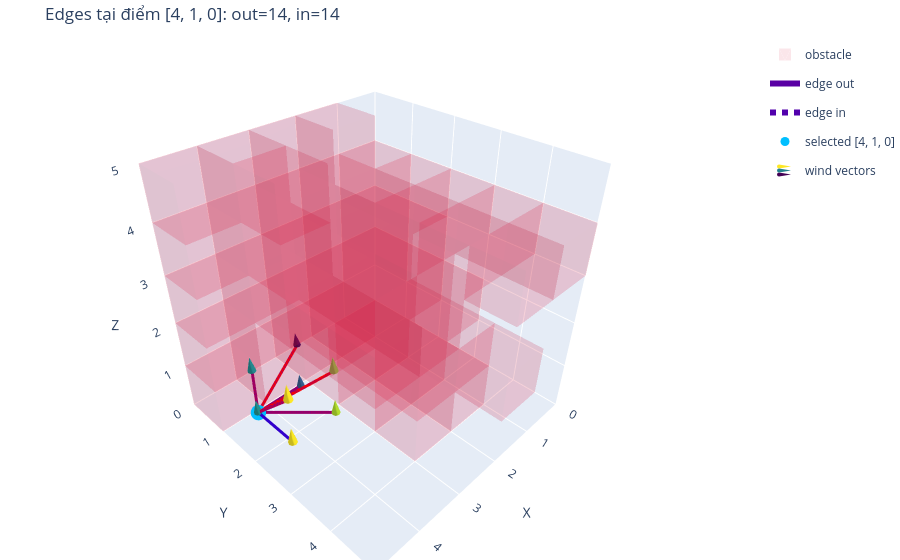

Write notebook code for a chart like this one.
### Code cell
# Draw all edges in space_graph
fig = go.Figure()
# Select one random point (free cell)
free_cells = np.argwhere(grid_5x5x5 <= 0)
selected_point = free_cells[np.random.choice(len(free_cells))].tolist()
px, py, pz = selected_point

# Get outgoing/incoming edges of the selected point
edges_out = {k: v for k, v in space_graph.items() if v["startpoint"] == selected_point}
edges_in  = {k: v for k, v in space_graph.items() if v["endpoint"] == selected_point}

# Aggregate energies for blue -> red color scaling
local_edges = list(edges_out.values()) + list(edges_in.values())
energies = [d.get("Energy", 0.0) for d in local_edges]
emin, emax = (min(energies), max(energies)) if energies else (0.0, 1.0)

def edge_color(val, vmin, vmax):
    if vmax <= vmin:
        t = 0.5
    else:
        t = (val - vmin) / (vmax - vmin)
    r = int(255 * t)
    b = int(255 * (1 - t))
    return f"rgb({r},0,{b})"  # blue -> red

fig = go.Figure()

# Draw obstacles + legend group for show/hide
start_trace_idx = len(fig.data)
occ_idx = np.argwhere(grid_5x5x5 > 0)
for xi, yi, zi in occ_idx:
    add_cube(fig, xi, yi, zi, size=1.0, color="crimson", opacity=0.10)

for i in range(start_trace_idx, len(fig.data)):
    fig.data[i].legendgroup = "obstacle"
    fig.data[i].name = "obstacle"
    fig.data[i].showlegend = (i == start_trace_idx)

# Draw outgoing edges (same color scale)
first_out = True
for d in edges_out.values():
    x1, y1, z1 = d["startpoint"]
    x2, y2, z2 = d["endpoint"]
    c = edge_color(d.get("Energy", 0.0), emin, emax)
    fig.add_trace(go.Scatter3d(
        x=[x1 + 0.5, x2 + 0.5],
        y=[y1 + 0.5, y2 + 0.5],
        z=[z1 + 0.5, z2 + 0.5],
        mode="lines",
        line=dict(color=c, width=6),
        name="edge out",
        legendgroup="edge_out",
        showlegend=first_out
    ))
    first_out = False

# Draw incoming edges (same color scale)
first_in = True
for d in edges_in.values():
    x1, y1, z1 = d["startpoint"]
    x2, y2, z2 = d["endpoint"]
    c = edge_color(d.get("Energy", 0.0), emin, emax)
    fig.add_trace(go.Scatter3d(
        x=[x1 + 0.5, x2 + 0.5],
        y=[y1 + 0.5, y2 + 0.5],
        z=[z1 + 0.5, z2 + 0.5],
        mode="lines",
        line=dict(color=c, width=6, dash="dot"),
        name="edge in",
        legendgroup="edge_in",
        showlegend=first_in
    ))
    first_in = False

# Selected point
fig.add_trace(go.Scatter3d(
    x=[px + 0.5], y=[py + 0.5], z=[pz + 0.5],
    mode="markers",
    marker=dict(size=9, color="deepskyblue"),
    name=f"selected {selected_point}",
    legendgroup="selected",
    showlegend=True
))

# Get surrounding vertices (3x3x3), excluding obstacle vertices
nx, ny, nz = grid_5x5x5.shape
neighbor_pts = []
for dx, dy, dz in itertools.product([-1, 0, 1], repeat=3):
    xx, yy, zz = px + dx, py + dy, pz + dz
    if 0 <= xx < nx and 0 <= yy < ny and 0 <= zz < nz and grid_5x5x5[xx, yy, zz] <= 0:
        neighbor_pts.append((xx, yy, zz))

if neighbor_pts:
    xv = np.array([p[0] + 0.5 for p in neighbor_pts])
    yv = np.array([p[1] + 0.5 for p in neighbor_pts])
    zv = np.array([p[2] + 0.5 for p in neighbor_pts])

    uv = np.array([wind_5x5x5[p][0] for p in neighbor_pts])
    vv = np.array([wind_5x5x5[p][1] for p in neighbor_pts])
    wv = np.array([wind_5x5x5[p][2] for p in neighbor_pts])

    fig.add_trace(go.Cone(
        x=xv, y=yv, z=zv,
        u=uv, v=vv, w=wv,
        sizemode="absolute",
        sizeref=2.0,
        anchor="tail",
        colorscale="Viridis",
        name="wind vectors",
        legendgroup="wind",
        showlegend=True
    ))

fig.update_layout(
    title=f"Edges at point {selected_point}: out={len(edges_out)}, in={len(edges_in)}",
    scene=dict(
        xaxis=dict(title="X", range=[0, nx], dtick=1),
        yaxis=dict(title="Y", range=[0, ny], dtick=1),
        zaxis=dict(title="Z", range=[0, nz], dtick=1),
        aspectmode="cube"
    ),
    margin=dict(l=0, r=0, b=0, t=40)
)
fig.update_traces(showscale=False, selector=dict(type="cone"))

fig.show()
# fig.show()

### Figure 1 — Plotly figure (JSON) as saved in the notebook; plotly's stock layout.template omitted (floating-point values rounded to 4 significant figures)
{"data": [{"color": "crimson", "flatshading": true, "i": [0, 0, 4, 4, 0, 0, 1, 1, 2, 2, 3, 3], "j": [1, 2, 5, 6, 1, 5, 2, 6, 3, 7, 0, 4], "k": [2, 3, 6, 7, 5, 4, 6, 5, 7, 6, 4, 7], "legendgroup": "obstacle", "name": "obstacle", "opacity": 0.1, "showlegend": true, "showscale": false, "type": "mesh3d", "x": [0, 1, 1, 0, 0, 1, 1, 0], "y": [0, 0, 1, 1, 0, 0, 1, 1], "z": [1, 1, 1, 1, 2, 2, 2, 2]}, {"color": "crimson", "flatshading": true, "i": [0, 0, 4, 4, 0, 0, 1, 1, 2, 2, 3, 3], "j": [1, 2, 5, 6, 1, 5, 2, 6, 3, 7, 0, 4], "k": [2, 3, 6, 7, 5, 4, 6, 5, 7, 6, 4, 7], "legendgroup": "obstacle", "name": "obstacle", "opacity": 0.1, "showlegend": false, "showscale": false, "type": "mesh3d", "x": [0, 1, 1, 0, 0, 1, 1, 0], "y": [0, 0, 1, 1, 0, 0, 1, 1], "z": [2, 2, 2, 2, 3, 3, 3, 3]}, {"color": "crimson", "flatshading": true, "i": [0, 0, 4, 4, 0, 0, 1, 1, 2, 2, 3, 3], "j": [1, 2, 5, 6, 1, 5, 2, 6, 3, 7, 0, 4], "k": [2, 3, 6, 7, 5, 4, 6, 5, 7, 6, 4, 7], "legendgroup": "obstacle", "name": "obstacle", "opacity": 0.1, "showlegend": false, "showscale": false, "type": "mesh3d", "x": [0, 1, 1, 0, 0, 1, 1, 0], "y": [0, 0, 1, 1, 0, 0, 1, 1], "z": [3, 3, 3, 3, 4, 4, 4, 4]}, {"color": "crimson", "flatshading": true, "i": [0, 0, 4, 4, 0, 0, 1, 1, 2, 2, 3, 3], "j": [1, 2, 5, 6, 1, 5, 2, 6, 3, 7, 0, 4], "k": [2, 3, 6, 7, 5, 4, 6, 5, 7, 6, 4, 7], "legendgroup": "obstacle", "name": "obstacle", "opacity": 0.1, "showlegend": false, "showscale": false, "type": "mesh3d", "x": [0, 1, 1, 0, 0, 1, 1, 0], "y": [1, 1, 2, 2, 1, 1, 2, 2], "z": [1, 1, 1, 1, 2, 2, 2, 2]}, {"color": "crimson", "flatshading": true, "i": [0, 0, 4, 4, 0, 0, 1, 1, 2, 2, 3, 3], "j": [1, 2, 5, 6, 1, 5, 2, 6, 3, 7, 0, 4], "k": [2, 3, 6, 7, 5, 4, 6, 5, 7, 6, 4, 7], "legendgroup": "obstacle", "name": "obstacle", "opacity": 0.1, "showlegend": false, "showscale": false, "type": "mesh3d", "x": [0, 1, 1, 0, 0, 1, 1, 0], "y": [1, 1, 2, 2, 1, 1, 2, 2], "z": [2, 2, 2, 2, 3, 3, 3, 3]}, {"color": "crimson", "flatshading": true, "i": [0, 0, 4, 4, 0, 0, 1, 1, 2, 2, 3, 3], "j": [1, 2, 5, 6, 1, 5, 2, 6, 3, 7, 0, 4], "k": [2, 3, 6, 7, 5, 4, 6, 5, 7, 6, 4, 7], "legendgroup": "obstacle", "name": "obstacle", "opacity": 0.1, "showlegend": false, "showscale": false, "type": "mesh3d", "x": [0, 1, 1, 0, 0, 1, 1, 0], "y": [1, 1, 2, 2, 1, 1, 2, 2], "z": [3, 3, 3, 3, 4, 4, 4, 4]}, {"color": "crimson", "flatshading": true, "i": [0, 0, 4, 4, 0, 0, 1, 1, 2, 2, 3, 3], "j": [1, 2, 5, 6, 1, 5, 2, 6, 3, 7, 0, 4], "k": [2, 3, 6, 7, 5, 4, 6, 5, 7, 6, 4, 7], "legendgroup": "obstacle", "name": "obstacle", "opacity": 0.1, "showlegend": false, "showscale": false, "type": "mesh3d", "x": [0, 1, 1, 0, 0, 1, 1, 0], "y": [2, 2, 3, 3, 2, 2, 3, 3], "z": [1, 1, 1, 1, 2, 2, 2, 2]}, {"color": "crimson", "flatshading": true, "i": [0, 0, 4, 4, 0, 0, 1, 1, 2, 2, 3, 3], "j": [1, 2, 5, 6, 1, 5, 2, 6, 3, 7, 0, 4], "k": [2, 3, 6, 7, 5, 4, 6, 5, 7, 6, 4, 7], "legendgroup": "obstacle", "name": "obstacle", "opacity": 0.1, "showlegend": false, "showscale": false, "type": "mesh3d", "x": [0, 1, 1, 0, 0, 1, 1, 0], "y": [2, 2, 3, 3, 2, 2, 3, 3], "z": [3, 3, 3, 3, 4, 4, 4, 4]}, {"color": "crimson", "flatshading": true, "i": [0, 0, 4, 4, 0, 0, 1, 1, 2, 2, 3, 3], "j": [1, 2, 5, 6, 1, 5, 2, 6, 3, 7, 0, 4], "k": [2, 3, 6, 7, 5, 4, 6, 5, 7, 6, 4, 7], "legendgroup": "obstacle", "name": "obstacle", "opacity": 0.1, "showlegend": false, "showscale": false, "type": "mesh3d", "x": [0, 1, 1, 0, 0, 1, 1, 0], "y": [3, 3, 4, 4, 3, 3, 4, 4], "z": [3, 3, 3, 3, 4, 4, 4, 4]}, {"color": "crimson", "flatshading": true, "i": [0, 0, 4, 4, 0, 0, 1, 1, 2, 2, 3, 3], "j": [1, 2, 5, 6, 1, 5, 2, 6, 3, 7, 0, 4], "k": [2, 3, 6, 7, 5, 4, 6, 5, 7, 6, 4, 7], "legendgroup": "obstacle", "name": "obstacle", "opacity": 0.1, "showlegend": false, "showscale": false, "type": "mesh3d", "x": [0, 1, 1, 0, 0, 1, 1, 0], "y": [4, 4, 5, 5, 4, 4, 5, 5], "z": [3, 3, 3, 3, 4, 4, 4, 4]}, {"color": "crimson", "flatshading": true, "i": [0, 0, 4, 4, 0, 0, 1, 1, 2, 2, 3, 3], "j": [1, 2, 5, 6, 1, 5, 2, 6, 3, 7, 0, 4], "k": [2, 3, 6, 7, 5, 4, 6, 5, 7, 6, 4, 7], "legendgroup": "obstacle", "name": "obstacle", "opacity": 0.1, "showlegend": false, "showscale": false, "type": "mesh3d", "x": [1, 2, 2, 1, 1, 2, 2, 1], "y": [0, 0, 1, 1, 0, 0, 1, 1], "z": [0, 0, 0, 0, 1, 1, 1, 1]}, {"color": "crimson", "flatshading": true, "i": [0, 0, 4, 4, 0, 0, 1, 1, 2, 2, 3, 3], "j": [1, 2, 5, 6, 1, 5, 2, 6, 3, 7, 0, 4], "k": [2, 3, 6, 7, 5, 4, 6, 5, 7, 6, 4, 7], "legendgroup": "obstacle", "name": "obstacle", "opacity": 0.1, "showlegend": false, "showscale": false, "type": "mesh3d", "x": [1, 2, 2, 1, 1, 2, 2, 1], "y": [0, 0, 1, 1, 0, 0, 1, 1], "z": [1, 1, 1, 1, 2, 2, 2, 2]}, {"color": "crimson", "flatshading": true, "i": [0, 0, 4, 4, 0, 0, 1, 1, 2, 2, 3, 3], "j": [1, 2, 5, 6, 1, 5, 2, 6, 3, 7, 0, 4], "k": [2, 3, 6, 7, 5, 4, 6, 5, 7, 6, 4, 7], "legendgroup": "obstacle", "name": "obstacle", "opacity": 0.1, "showlegend": false, "showscale": false, "type": "mesh3d", "x": [1, 2, 2, 1, 1, 2, 2, 1], "y": [0, 0, 1, 1, 0, 0, 1, 1], "z": [2, 2, 2, 2, 3, 3, 3, 3]}, {"color": "crimson", "flatshading": true, "i": [0, 0, 4, 4, 0, 0, 1, 1, 2, 2, 3, 3], "j": [1, 2, 5, 6, 1, 5, 2, 6, 3, 7, 0, 4], "k": [2, 3, 6, 7, 5, 4, 6, 5, 7, 6, 4, 7], "legendgroup": "obstacle", "name": "obstacle", "opacity": 0.1, "showlegend": false, "showscale": false, "type": "mesh3d", "x": [1, 2, 2, 1, 1, 2, 2, 1], "y": [0, 0, 1, 1, 0, 0, 1, 1], "z": [3, 3, 3, 3, 4, 4, 4, 4]}, {"color": "crimson", "flatshading": true, "i": [0, 0, 4, 4, 0, 0, 1, 1, 2, 2, 3, 3], "j": [1, 2, 5, 6, 1, 5, 2, 6, 3, 7, 0, 4], "k": [2, 3, 6, 7, 5, 4, 6, 5, 7, 6, 4, 7], "legendgroup": "obstacle", "name": "obstacle", "opacity": 0.1, "showlegend": false, "showscale": false, "type": "mesh3d", "x": [1, 2, 2, 1, 1, 2, 2, 1], "y": [0, 0, 1, 1, 0, 0, 1, 1], "z": [4, 4, 4, 4, 5, 5, 5, 5]}, {"color": "crimson", "flatshading": true, "i": [0, 0, 4, 4, 0, 0, 1, 1, 2, 2, 3, 3], "j": [1, 2, 5, 6, 1, 5, 2, 6, 3, 7, 0, 4], "k": [2, 3, 6, 7, 5, 4, 6, 5, 7, 6, 4, 7], "legendgroup": "obstacle", "name": "obstacle", "opacity": 0.1, "showlegend": false, "showscale": false, "type": "mesh3d", "x": [1, 2, 2, 1, 1, 2, 2, 1], "y": [1, 1, 2, 2, 1, 1, 2, 2], "z": [0, 0, 0, 0, 1, 1, 1, 1]}, {"color": "crimson", "flatshading": true, "i": [0, 0, 4, 4, 0, 0, 1, 1, 2, 2, 3, 3], "j": [1, 2, 5, 6, 1, 5, 2, 6, 3, 7, 0, 4], "k": [2, 3, 6, 7, 5, 4, 6, 5, 7, 6, 4, 7], "legendgroup": "obstacle", "name": "obstacle", "opacity": 0.1, "showlegend": false, "showscale": false, "type": "mesh3d", "x": [1, 2, 2, 1, 1, 2, 2, 1], "y": [1, 1, 2, 2, 1, 1, 2, 2], "z": [1, 1, 1, 1, 2, 2, 2, 2]}, {"color": "crimson", "flatshading": true, "i": [0, 0, 4, 4, 0, 0, 1, 1, 2, 2, 3, 3], "j": [1, 2, 5, 6, 1, 5, 2, 6, 3, 7, 0, 4], "k": [2, 3, 6, 7, 5, 4, 6, 5, 7, 6, 4, 7], "legendgroup": "obstacle", "name": "obstacle", "opacity": 0.1, "showlegend": false, "showscale": false, "type": "mesh3d", "x": [1, 2, 2, 1, 1, 2, 2, 1], "y": [1, 1, 2, 2, 1, 1, 2, 2], "z": [2, 2, 2, 2, 3, 3, 3, 3]}, {"color": "crimson", "flatshading": true, "i": [0, 0, 4, 4, 0, 0, 1, 1, 2, 2, 3, 3], "j": [1, 2, 5, 6, 1, 5, 2, 6, 3, 7, 0, 4], "k": [2, 3, 6, 7, 5, 4, 6, 5, 7, 6, 4, 7], "legendgroup": "obstacle", "name": "obstacle", "opacity": 0.1, "showlegend": false, "showscale": false, "type": "mesh3d", "x": [1, 2, 2, 1, 1, 2, 2, 1], "y": [1, 1, 2, 2, 1, 1, 2, 2], "z": [3, 3, 3, 3, 4, 4, 4, 4]}, {"color": "crimson", "flatshading": true, "i": [0, 0, 4, 4, 0, 0, 1, 1, 2, 2, 3, 3], "j": [1, 2, 5, 6, 1, 5, 2, 6, 3, 7, 0, 4], "k": [2, 3, 6, 7, 5, 4, 6, 5, 7, 6, 4, 7], "legendgroup": "obstacle", "name": "obstacle", "opacity": 0.1, "showlegend": false, "showscale": false, "type": "mesh3d", "x": [1, 2, 2, 1, 1, 2, 2, 1], "y": [2, 2, 3, 3, 2, 2, 3, 3], "z": [0, 0, 0, 0, 1, 1, 1, 1]}, {"color": "crimson", "flatshading": true, "i": [0, 0, 4, 4, 0, 0, 1, 1, 2, 2, 3, 3], "j": [1, 2, 5, 6, 1, 5, 2, 6, 3, 7, 0, 4], "k": [2, 3, 6, 7, 5, 4, 6, 5, 7, 6, 4, 7], "legendgroup": "obstacle", "name": "obstacle", "opacity": 0.1, "showlegend": false, "showscale": false, "type": "mesh3d", "x": [1, 2, 2, 1, 1, 2, 2, 1], "y": [2, 2, 3, 3, 2, 2, 3, 3], "z": [1, 1, 1, 1, 2, 2, 2, 2]}, {"color": "crimson", "flatshading": true, "i": [0, 0, 4, 4, 0, 0, 1, 1, 2, 2, 3, 3], "j": [1, 2, 5, 6, 1, 5, 2, 6, 3, 7, 0, 4], "k": [2, 3, 6, 7, 5, 4, 6, 5, 7, 6, 4, 7], "legendgroup": "obstacle", "name": "obstacle", "opacity": 0.1, "showlegend": false, "showscale": false, "type": "mesh3d", "x": [1, 2, 2, 1, 1, 2, 2, 1], "y": [2, 2, 3, 3, 2, 2, 3, 3], "z": [2, 2, 2, 2, 3, 3, 3, 3]}, {"color": "crimson", "flatshading": true, "i": [0, 0, 4, 4, 0, 0, 1, 1, 2, 2, 3, 3], "j": [1, 2, 5, 6, 1, 5, 2, 6, 3, 7, 0, 4], "k": [2, 3, 6, 7, 5, 4, 6, 5, 7, 6, 4, 7], "legendgroup": "obstacle", "name": "obstacle", "opacity": 0.1, "showlegend": false, "showscale": false, "type": "mesh3d", "x": [1, 2, 2, 1, 1, 2, 2, 1], "y": [2, 2, 3, 3, 2, 2, 3, 3], "z": [3, 3, 3, 3, 4, 4, 4, 4]}, {"color": "crimson", "flatshading": true, "i": [0, 0, 4, 4, 0, 0, 1, 1, 2, 2, 3, 3], "j": [1, 2, 5, 6, 1, 5, 2, 6, 3, 7, 0, 4], "k": [2, 3, 6, 7, 5, 4, 6, 5, 7, 6, 4, 7], "legendgroup": "obstacle", "name": "obstacle", "opacity": 0.1, "showlegend": false, "showscale": false, "type": "mesh3d", "x": [1, 2, 2, 1, 1, 2, 2, 1], "y": [3, 3, 4, 4, 3, 3, 4, 4], "z": [0, 0, 0, 0, 1, 1, 1, 1]}, {"color": "crimson", "flatshading": true, "i": [0, 0, 4, 4, 0, 0, 1, 1, 2, 2, 3, 3], "j": [1, 2, 5, 6, 1, 5, 2, 6, 3, 7, 0, 4], "k": [2, 3, 6, 7, 5, 4, 6, 5, 7, 6, 4, 7], "legendgroup": "obstacle", "name": "obstacle", "opacity": 0.1, "showlegend": false, "showscale": false, "type": "mesh3d", "x": [1, 2, 2, 1, 1, 2, 2, 1], "y": [3, 3, 4, 4, 3, 3, 4, 4], "z": [1, 1, 1, 1, 2, 2, 2, 2]}, {"color": "crimson", "flatshading": true, "i": [0, 0, 4, 4, 0, 0, 1, 1, 2, 2, 3, 3], "j": [1, 2, 5, 6, 1, 5, 2, 6, 3, 7, 0, 4], "k": [2, 3, 6, 7, 5, 4, 6, 5, 7, 6, 4, 7], "legendgroup": "obstacle", "name": "obstacle", "opacity": 0.1, "showlegend": false, "showscale": false, "type": "mesh3d", "x": [1, 2, 2, 1, 1, 2, 2, 1], "y": [3, 3, 4, 4, 3, 3, 4, 4], "z": [3, 3, 3, 3, 4, 4, 4, 4]}, {"color": "crimson", "flatshading": true, "i": [0, 0, 4, 4, 0, 0, 1, 1, 2, 2, 3, 3], "j": [1, 2, 5, 6, 1, 5, 2, 6, 3, 7, 0, 4], "k": [2, 3, 6, 7, 5, 4, 6, 5, 7, 6, 4, 7], "legendgroup": "obstacle", "name": "obstacle", "opacity": 0.1, "showlegend": false, "showscale": false, "type": "mesh3d", "x": [1, 2, 2, 1, 1, 2, 2, 1], "y": [4, 4, 5, 5, 4, 4, 5, 5], "z": [1, 1, 1, 1, 2, 2, 2, 2]}, {"color": "crimson", "flatshading": true, "i": [0, 0, 4, 4, 0, 0, 1, 1, 2, 2, 3, 3], "j": [1, 2, 5, 6, 1, 5, 2, 6, 3, 7, 0, 4], "k": [2, 3, 6, 7, 5, 4, 6, 5, 7, 6, 4, 7], "legendgroup": "obstacle", "name": "obstacle", "opacity": 0.1, "showlegend": false, "showscale": false, "type": "mesh3d", "x": [1, 2, 2, 1, 1, 2, 2, 1], "y": [4, 4, 5, 5, 4, 4, 5, 5], "z": [3, 3, 3, 3, 4, 4, 4, 4]}, {"color": "crimson", "flatshading": true, "i": [0, 0, 4, 4, 0, 0, 1, 1, 2, 2, 3, 3], "j": [1, 2, 5, 6, 1, 5, 2, 6, 3, 7, 0, 4], "k": [2, 3, 6, 7, 5, 4, 6, 5, 7, 6, 4, 7], "legendgroup": "obstacle", "name": "obstacle", "opacity": 0.1, "showlegend": false, "showscale": false, "type": "mesh3d", "x": [2, 3, 3, 2, 2, 3, 3, 2], "y": [0, 0, 1, 1, 0, 0, 1, 1], "z": [0, 0, 0, 0, 1, 1, 1, 1]}, {"color": "crimson", "flatshading": true, "i": [0, 0, 4, 4, 0, 0, 1, 1, 2, 2, 3, 3], "j": [1, 2, 5, 6, 1, 5, 2, 6, 3, 7, 0, 4], "k": [2, 3, 6, 7, 5, 4, 6, 5, 7, 6, 4, 7], "legendgroup": "obstacle", "name": "obstacle", "opacity": 0.1, "showlegend": false, "showscale": false, "type": "mesh3d", "x": [2, 3, 3, 2, 2, 3, 3, 2], "y": [0, 0, 1, 1, 0, 0, 1, 1], "z": [1, 1, 1, 1, 2, 2, 2, 2]}, {"color": "crimson", "flatshading": true, "i": [0, 0, 4, 4, 0, 0, 1, 1, 2, 2, 3, 3], "j": [1, 2, 5, 6, 1, 5, 2, 6, 3, 7, 0, 4], "k": [2, 3, 6, 7, 5, 4, 6, 5, 7, 6, 4, 7], "legendgroup": "obstacle", "name": "obstacle", "opacity": 0.1, "showlegend": false, "showscale": false, "type": "mesh3d", "x": [2, 3, 3, 2, 2, 3, 3, 2], "y": [0, 0, 1, 1, 0, 0, 1, 1], "z": [2, 2, 2, 2, 3, 3, 3, 3]}, {"color": "crimson", "flatshading": true, "i": [0, 0, 4, 4, 0, 0, 1, 1, 2, 2, 3, 3], "j": [1, 2, 5, 6, 1, 5, 2, 6, 3, 7, 0, 4], "k": [2, 3, 6, 7, 5, 4, 6, 5, 7, 6, 4, 7], "legendgroup": "obstacle", "name": "obstacle", "opacity": 0.1, "showlegend": false, "showscale": false, "type": "mesh3d", "x": [2, 3, 3, 2, 2, 3, 3, 2], "y": [0, 0, 1, 1, 0, 0, 1, 1], "z": [3, 3, 3, 3, 4, 4, 4, 4]}, {"color": "crimson", "flatshading": true, "i": [0, 0, 4, 4, 0, 0, 1, 1, 2, 2, 3, 3], "j": [1, 2, 5, 6, 1, 5, 2, 6, 3, 7, 0, 4], "k": [2, 3, 6, 7, 5, 4, 6, 5, 7, 6, 4, 7], "legendgroup": "obstacle", "name": "obstacle", "opacity": 0.1, "showlegend": false, "showscale": false, "type": "mesh3d", "x": [2, 3, 3, 2, 2, 3, 3, 2], "y": [0, 0, 1, 1, 0, 0, 1, 1], "z": [4, 4, 4, 4, 5, 5, 5, 5]}, {"color": "crimson", "flatshading": true, "i": [0, 0, 4, 4, 0, 0, 1, 1, 2, 2, 3, 3], "j": [1, 2, 5, 6, 1, 5, 2, 6, 3, 7, 0, 4], "k": [2, 3, 6, 7, 5, 4, 6, 5, 7, 6, 4, 7], "legendgroup": "obstacle", "name": "obstacle", "opacity": 0.1, "showlegend": false, "showscale": false, "type": "mesh3d", "x": [2, 3, 3, 2, 2, 3, 3, 2], "y": [1, 1, 2, 2, 1, 1, 2, 2], "z": [0, 0, 0, 0, 1, 1, 1, 1]}, {"color": "crimson", "flatshading": true, "i": [0, 0, 4, 4, 0, 0, 1, 1, 2, 2, 3, 3], "j": [1, 2, 5, 6, 1, 5, 2, 6, 3, 7, 0, 4], "k": [2, 3, 6, 7, 5, 4, 6, 5, 7, 6, 4, 7], "legendgroup": "obstacle", "name": "obstacle", "opacity": 0.1, "showlegend": false, "showscale": false, "type": "mesh3d", "x": [2, 3, 3, 2, 2, 3, 3, 2], "y": [1, 1, 2, 2, 1, 1, 2, 2], "z": [1, 1, 1, 1, 2, 2, 2, 2]}, {"color": "crimson", "flatshading": true, "i": [0, 0, 4, 4, 0, 0, 1, 1, 2, 2, 3, 3], "j": [1, 2, 5, 6, 1, 5, 2, 6, 3, 7, 0, 4], "k": [2, 3, 6, 7, 5, 4, 6, 5, 7, 6, 4, 7], "legendgroup": "obstacle", "name": "obstacle", "opacity": 0.1, "showlegend": false, "showscale": false, "type": "mesh3d", "x": [2, 3, 3, 2, 2, 3, 3, 2], "y": [1, 1, 2, 2, 1, 1, 2, 2], "z": [2, 2, 2, 2, 3, 3, 3, 3]}, {"color": "crimson", "flatshading": true, "i": [0, 0, 4, 4, 0, 0, 1, 1, 2, 2, 3, 3], "j": [1, 2, 5, 6, 1, 5, 2, 6, 3, 7, 0, 4], "k": [2, 3, 6, 7, 5, 4, 6, 5, 7, 6, 4, 7], "legendgroup": "obstacle", "name": "obstacle", "opacity": 0.1, "showlegend": false, "showscale": false, "type": "mesh3d", "x": [2, 3, 3, 2, 2, 3, 3, 2], "y": [1, 1, 2, 2, 1, 1, 2, 2], "z": [3, 3, 3, 3, 4, 4, 4, 4]}, {"color": "crimson", "flatshading": true, "i": [0, 0, 4, 4, 0, 0, 1, 1, 2, 2, 3, 3], "j": [1, 2, 5, 6, 1, 5, 2, 6, 3, 7, 0, 4], "k": [2, 3, 6, 7, 5, 4, 6, 5, 7, 6, 4, 7], "legendgroup": "obstacle", "name": "obstacle", "opacity": 0.1, "showlegend": false, "showscale": false, "type": "mesh3d", "x": [2, 3, 3, 2, 2, 3, 3, 2], "y": [2, 2, 3, 3, 2, 2, 3, 3], "z": [0, 0, 0, 0, 1, 1, 1, 1]}, {"color": "crimson", "flatshading": true, "i": [0, 0, 4, 4, 0, 0, 1, 1, 2, 2, 3, 3], "j": [1, 2, 5, 6, 1, 5, 2, 6, 3, 7, 0, 4], "k": [2, 3, 6, 7, 5, 4, 6, 5, 7, 6, 4, 7], "legendgroup": "obstacle", "name": "obstacle", "opacity": 0.1, "showlegend": false, "showscale": false, "type": "mesh3d", "x": [2, 3, 3, 2, 2, 3, 3, 2], "y": [2, 2, 3, 3, 2, 2, 3, 3], "z": [1, 1, 1, 1, 2, 2, 2, 2]}, {"color": "crimson", "flatshading": true, "i": [0, 0, 4, 4, 0, 0, 1, 1, 2, 2, 3, 3], "j": [1, 2, 5, 6, 1, 5, 2, 6, 3, 7, 0, 4], "k": [2, 3, 6, 7, 5, 4, 6, 5, 7, 6, 4, 7], "legendgroup": "obstacle", "name": "obstacle", "opacity": 0.1, "showlegend": false, "showscale": false, "type": "mesh3d", "x": [2, 3, 3, 2, 2, 3, 3, 2], "y": [2, 2, 3, 3, 2, 2, 3, 3], "z": [2, 2, 2, 2, 3, 3, 3, 3]}, {"color": "crimson", "flatshading": true, "i": [0, 0, 4, 4, 0, 0, 1, 1, 2, 2, 3, 3], "j": [1, 2, 5, 6, 1, 5, 2, 6, 3, 7, 0, 4], "k": [2, 3, 6, 7, 5, 4, 6, 5, 7, 6, 4, 7], "legendgroup": "obstacle", "name": "obstacle", "opacity": 0.1, "showlegend": false, "showscale": false, "type": "mesh3d", "x": [2, 3, 3, 2, 2, 3, 3, 2], "y": [3, 3, 4, 4, 3, 3, 4, 4], "z": [0, 0, 0, 0, 1, 1, 1, 1]}, {"color": "crimson", "flatshading": true, "i": [0, 0, 4, 4, 0, 0, 1, 1, 2, 2, 3, 3], "j": [1, 2, 5, 6, 1, 5, 2, 6, 3, 7, 0, 4], "k": [2, 3, 6, 7, 5, 4, 6, 5, 7, 6, 4, 7], "legendgroup": "obstacle", "name": "obstacle", "opacity": 0.1, "showlegend": false, "showscale": false, "type": "mesh3d", "x": [2, 3, 3, 2, 2, 3, 3, 2], "y": [3, 3, 4, 4, 3, 3, 4, 4], "z": [1, 1, 1, 1, 2, 2, 2, 2]}, {"color": "crimson", "flatshading": true, "i": [0, 0, 4, 4, 0, 0, 1, 1, 2, 2, 3, 3], "j": [1, 2, 5, 6, 1, 5, 2, 6, 3, 7, 0, 4], "k": [2, 3, 6, 7, 5, 4, 6, 5, 7, 6, 4, 7], "legendgroup": "obstacle", "name": "obstacle", "opacity": 0.1, "showlegend": false, "showscale": false, "type": "mesh3d", "x": [2, 3, 3, 2, 2, 3, 3, 2], "y": [3, 3, 4, 4, 3, 3, 4, 4], "z": [2, 2, 2, 2, 3, 3, 3, 3]}, {"color": "crimson", "flatshading": true, "i": [0, 0, 4, 4, 0, 0, 1, 1, 2, 2, 3, 3], "j": [1, 2, 5, 6, 1, 5, 2, 6, 3, 7, 0, 4], "k": [2, 3, 6, 7, 5, 4, 6, 5, 7, 6, 4, 7], "legendgroup": "obstacle", "name": "obstacle", "opacity": 0.1, "showlegend": false, "showscale": false, "type": "mesh3d", "x": [3, 4, 4, 3, 3, 4, 4, 3], "y": [0, 0, 1, 1, 0, 0, 1, 1], "z": [0, 0, 0, 0, 1, 1, 1, 1]}, {"color": "crimson", "flatshading": true, "i": [0, 0, 4, 4, 0, 0, 1, 1, 2, 2, 3, 3], "j": [1, 2, 5, 6, 1, 5, 2, 6, 3, 7, 0, 4], "k": [2, 3, 6, 7, 5, 4, 6, 5, 7, 6, 4, 7], "legendgroup": "obstacle", "name": "obstacle", "opacity": 0.1, "showlegend": false, "showscale": false, "type": "mesh3d", "x": [3, 4, 4, 3, 3, 4, 4, 3], "y": [0, 0, 1, 1, 0, 0, 1, 1], "z": [1, 1, 1, 1, 2, 2, 2, 2]}, {"color": "crimson", "flatshading": true, "i": [0, 0, 4, 4, 0, 0, 1, 1, 2, 2, 3, 3], "j": [1, 2, 5, 6, 1, 5, 2, 6, 3, 7, 0, 4], "k": [2, 3, 6, 7, 5, 4, 6, 5, 7, 6, 4, 7], "legendgroup": "obstacle", "name": "obstacle", "opacity": 0.1, "showlegend": false, "showscale": false, "type": "mesh3d", "x": [3, 4, 4, 3, 3, 4, 4, 3], "y": [0, 0, 1, 1, 0, 0, 1, 1], "z": [2, 2, 2, 2, 3, 3, 3, 3]}, {"color": "crimson", "flatshading": true, "i": [0, 0, 4, 4, 0, 0, 1, 1, 2, 2, 3, 3], "j": [1, 2, 5, 6, 1, 5, 2, 6, 3, 7, 0, 4], "k": [2, 3, 6, 7, 5, 4, 6, 5, 7, 6, 4, 7], "legendgroup": "obstacle", "name": "obstacle", "opacity": 0.1, "showlegend": false, "showscale": false, "type": "mesh3d", "x": [3, 4, 4, 3, 3, 4, 4, 3], "y": [0, 0, 1, 1, 0, 0, 1, 1], "z": [3, 3, 3, 3, 4, 4, 4, 4]}, {"color": "crimson", "flatshading": true, "i": [0, 0, 4, 4, 0, 0, 1, 1, 2, 2, 3, 3], "j": [1, 2, 5, 6, 1, 5, 2, 6, 3, 7, 0, 4], "k": [2, 3, 6, 7, 5, 4, 6, 5, 7, 6, 4, 7], "legendgroup": "obstacle", "name": "obstacle", "opacity": 0.1, "showlegend": false, "showscale": false, "type": "mesh3d", "x": [3, 4, 4, 3, 3, 4, 4, 3], "y": [0, 0, 1, 1, 0, 0, 1, 1], "z": [4, 4, 4, 4, 5, 5, 5, 5]}, {"color": "crimson", "flatshading": true, "i": [0, 0, 4, 4, 0, 0, 1, 1, 2, 2, 3, 3], "j": [1, 2, 5, 6, 1, 5, 2, 6, 3, 7, 0, 4], "k": [2, 3, 6, 7, 5, 4, 6, 5, 7, 6, 4, 7], "legendgroup": "obstacle", "name": "obstacle", "opacity": 0.1, "showlegend": false, "showscale": false, "type": "mesh3d", "x": [3, 4, 4, 3, 3, 4, 4, 3], "y": [1, 1, 2, 2, 1, 1, 2, 2], "z": [2, 2, 2, 2, 3, 3, 3, 3]}, {"color": "crimson", "flatshading": true, "i": [0, 0, 4, 4, 0, 0, 1, 1, 2, 2, 3, 3], "j": [1, 2, 5, 6, 1, 5, 2, 6, 3, 7, 0, 4], "k": [2, 3, 6, 7, 5, 4, 6, 5, 7, 6, 4, 7], "legendgroup": "obstacle", "name": "obstacle", "opacity": 0.1, "showlegend": false, "showscale": false, "type": "mesh3d", "x": [3, 4, 4, 3, 3, 4, 4, 3], "y": [1, 1, 2, 2, 1, 1, 2, 2], "z": [3, 3, 3, 3, 4, 4, 4, 4]}, {"color": "crimson", "flatshading": true, "i": [0, 0, 4, 4, 0, 0, 1, 1, 2, 2, 3, 3], "j": [1, 2, 5, 6, 1, 5, 2, 6, 3, 7, 0, 4], "k": [2, 3, 6, 7, 5, 4, 6, 5, 7, 6, 4, 7], "legendgroup": "obstacle", "name": "obstacle", "opacity": 0.1, "showlegend": false, "showscale": false, "type": "mesh3d", "x": [3, 4, 4, 3, 3, 4, 4, 3], "y": [1, 1, 2, 2, 1, 1, 2, 2], "z": [4, 4, 4, 4, 5, 5, 5, 5]}, {"color": "crimson", "flatshading": true, "i": [0, 0, 4, 4, 0, 0, 1, 1, 2, 2, 3, 3], "j": [1, 2, 5, 6, 1, 5, 2, 6, 3, 7, 0, 4], "k": [2, 3, 6, 7, 5, 4, 6, 5, 7, 6, 4, 7], "legendgroup": "obstacle", "name": "obstacle", "opacity": 0.1, "showlegend": false, "showscale": false, "type": "mesh3d", "x": [3, 4, 4, 3, 3, 4, 4, 3], "y": [2, 2, 3, 3, 2, 2, 3, 3], "z": [2, 2, 2, 2, 3, 3, 3, 3]}, {"color": "crimson", "flatshading": true, "i": [0, 0, 4, 4, 0, 0, 1, 1, 2, 2, 3, 3], "j": [1, 2, 5, 6, 1, 5, 2, 6, 3, 7, 0, 4], "k": [2, 3, 6, 7, 5, 4, 6, 5, 7, 6, 4, 7], "legendgroup": "obstacle", "name": "obstacle", "opacity": 0.1, "showlegend": false, "showscale": false, "type": "mesh3d", "x": [3, 4, 4, 3, 3, 4, 4, 3], "y": [3, 3, 4, 4, 3, 3, 4, 4], "z": [2, 2, 2, 2, 3, 3, 3, 3]}, {"color": "crimson", "flatshading": true, "i": [0, 0, 4, 4, 0, 0, 1, 1, 2, 2, 3, 3], "j": [1, 2, 5, 6, 1, 5, 2, 6, 3, 7, 0, 4], "k": [2, 3, 6, 7, 5, 4, 6, 5, 7, 6, 4, 7], "legendgroup": "obstacle", "name": "obstacle", "opacity": 0.1, "showlegend": false, "showscale": false, "type": "mesh3d", "x": [4, 5, 5, 4, 4, 5, 5, 4], "y": [0, 0, 1, 1, 0, 0, 1, 1], "z": [0, 0, 0, 0, 1, 1, 1, 1]}, {"color": "crimson", "flatshading": true, "i": [0, 0, 4, 4, 0, 0, 1, 1, 2, 2, 3, 3], "j": [1, 2, 5, 6, 1, 5, 2, 6, 3, 7, 0, 4], "k": [2, 3, 6, 7, 5, 4, 6, 5, 7, 6, 4, 7], "legendgroup": "obstacle", "name": "obstacle", "opacity": 0.1, "showlegend": false, "showscale": false, "type": "mesh3d", "x": [4, 5, 5, 4, 4, 5, 5, 4], "y": [0, 0, 1, 1, 0, 0, 1, 1], "z": [1, 1, 1, 1, 2, 2, 2, 2]}, {"color": "crimson", "flatshading": true, "i": [0, 0, 4, 4, 0, 0, 1, 1, 2, 2, 3, 3], "j": [1, 2, 5, 6, 1, 5, 2, 6, 3, 7, 0, 4], "k": [2, 3, 6, 7, 5, 4, 6, 5, 7, 6, 4, 7], "legendgroup": "obstacle", "name": "obstacle", "opacity": 0.1, "showlegend": false, "showscale": false, "type": "mesh3d", "x": [4, 5, 5, 4, 4, 5, 5, 4], "y": [0, 0, 1, 1, 0, 0, 1, 1], "z": [2, 2, 2, 2, 3, 3, 3, 3]}, {"color": "crimson", "flatshading": true, "i": [0, 0, 4, 4, 0, 0, 1, 1, 2, 2, 3, 3], "j": [1, 2, 5, 6, 1, 5, 2, 6, 3, 7, 0, 4], "k": [2, 3, 6, 7, 5, 4, 6, 5, 7, 6, 4, 7], "legendgroup": "obstacle", "name": "obstacle", "opacity": 0.1, "showlegend": false, "showscale": false, "type": "mesh3d", "x": [4, 5, 5, 4, 4, 5, 5, 4], "y": [0, 0, 1, 1, 0, 0, 1, 1], "z": [3, 3, 3, 3, 4, 4, 4, 4]}, {"color": "crimson", "flatshading": true, "i": [0, 0, 4, 4, 0, 0, 1, 1, 2, 2, 3, 3], "j": [1, 2, 5, 6, 1, 5, 2, 6, 3, 7, 0, 4], "k": [2, 3, 6, 7, 5, 4, 6, 5, 7, 6, 4, 7], "legendgroup": "obstacle", "name": "obstacle", "opacity": 0.1, "showlegend": false, "showscale": false, "type": "mesh3d", "x": [4, 5, 5, 4, 4, 5, 5, 4], "y": [0, 0, 1, 1, 0, 0, 1, 1], "z": [4, 4, 4, 4, 5, 5, 5, 5]}, {"legendgroup": "edge_out", "line": {"color": "rgb(90,0,164)", "width": 6}, "mode": "lines", "name": "edge out", "showlegend": true, "type": "scatter3d", "x": [4.5, 3.5], "y": [1.5, 1.5], "z": [0.5, 0.5]}, {"legendgroup": "edge_out", "line": {"color": "rgb(148,0,106)", "width": 6}, "mode": "lines", "name": "edge out", "showlegend": false, "type": "scatter3d", "x": [4.5, 3.5], "y": [1.5, 1.5], "z": [0.5, 0.5]}, {"legendgroup": "edge_out", "line": {"color": "rgb(202,0,52)", "width": 6}, "mode": "lines", "name": "edge out", "showlegend": false, "type": "scatter3d", "x": [4.5, 3.5], "y": [1.5, 1.5], "z": [0.5, 1.5]}, {"legendgroup": "edge_out", "line": {"color": "rgb(255,0,0)", "width": 6}, "mode": "lines", "name": "edge out", "showlegend": false, "type": "scatter3d", "x": [4.5, 3.5], "y": [1.5, 1.5], "z": [0.5, 1.5]}, {"legendgroup": "edge_out", "line": {"color": "rgb(93,0,161)", "width": 6}, "mode": "lines", "name": "edge out", "showlegend": false, "type": "scatter3d", "x": [4.5, 3.5], "y": [1.5, 2.5], "z": [0.5, 0.5]}, {"legendgroup": "edge_out", "line": {"color": "rgb(154,0,100)", "width": 6}, "mode": "lines", "name": "edge out", "showlegend": false, "type": "scatter3d", "x": [4.5, 3.5], "y": [1.5, 2.5], "z": [0.5, 0.5]}, {"legendgroup": "edge_out", "line": {"color": "rgb(198,0,56)", "width": 6}, "mode": "lines", "name": "edge out", "showlegend": false, "type": "scatter3d", "x": [4.5, 3.5], "y": [1.5, 2.5], "z": [0.5, 1.5]}, {"legendgroup": "edge_out", "line": {"color": "rgb(250,0,4)", "width": 6}, "mode": "lines", "name": "edge out", "showlegend": false, "type": "scatter3d", "x": [4.5, 3.5], "y": [1.5, 2.5], "z": [0.5, 1.5]}, {"legendgroup": "edge_out", "line": {"color": "rgb(155,0,99)", "width": 6}, "mode": "lines", "name": "edge out", "showlegend": false, "type": "scatter3d", "x": [4.5, 4.5], "y": [1.5, 1.5], "z": [0.5, 1.5]}, {"legendgroup": "edge_out", "line": {"color": "rgb(184,0,70)", "width": 6}, "mode": "lines", "name": "edge out", "showlegend": false, "type": "scatter3d", "x": [4.5, 4.5], "y": [1.5, 1.5], "z": [0.5, 1.5]}, {"legendgroup": "edge_out", "line": {"color": "rgb(30,0,224)", "width": 6}, "mode": "lines", "name": "edge out", "showlegend": false, "type": "scatter3d", "x": [4.5, 4.5], "y": [1.5, 2.5], "z": [0.5, 0.5]}, {"legendgroup": "edge_out", "line": {"color": "rgb(49,0,205)", "width": 6}, "mode": "lines", "name": "edge out", "showlegend": false, "type": "scatter3d", "x": [4.5, 4.5], "y": [1.5, 2.5], "z": [0.5, 0.5]}, {"legendgroup": "edge_out", "line": {"color": "rgb(157,0,97)", "width": 6}, "mode": "lines", "name": "edge out", "showlegend": false, "type": "scatter3d", "x": [4.5, 4.5], "y": [1.5, 2.5], "z": [0.5, 1.5]}, {"legendgroup": "edge_out", "line": {"color": "rgb(187,0,67)", "width": 6}, "mode": "lines", "name": "edge out", "showlegend": false, "type": "scatter3d", "x": [4.5, 4.5], "y": [1.5, 2.5], "z": [0.5, 1.5]}, {"legendgroup": "edge_in", "line": {"color": "rgb(82,0,172)", "dash": "dot", "width": 6}, "mode": "lines", "name": "edge in", "showlegend": true, "type": "scatter3d", "x": [3.5, 4.5], "y": [1.5, 1.5], "z": [0.5, 0.5]}, {"legendgroup": "edge_in", "line": {"color": "rgb(129,0,125)", "dash": "dot", "width": 6}, "mode": "lines", "name": "edge in", "showlegend": false, "type": "scatter3d", "x": [3.5, 4.5], "y": [1.5, 1.5], "z": [0.5, 0.5]}, {"legendgroup": "edge_in", "line": {"color": "rgb(36,0,218)", "dash": "dot", "width": 6}, "mode": "lines", "name": "edge in", "showlegend": false, "type": "scatter3d", "x": [3.5, 4.5], "y": [1.5, 1.5], "z": [1.5, 0.5]}, {"legendgroup": "edge_in", "line": {"color": "rgb(142,0,112)", "dash": "dot", "width": 6}, "mode": "lines", "name": "edge in", "showlegend": false, "type": "scatter3d", "x": [3.5, 4.5], "y": [1.5, 1.5], "z": [1.5, 0.5]}, {"legendgroup": "edge_in", "line": {"color": "rgb(86,0,168)", "dash": "dot", "width": 6}, "mode": "lines", "name": "edge in", "showlegend": false, "type": "scatter3d", "x": [3.5, 4.5], "y": [2.5, 1.5], "z": [0.5, 0.5]}, {"legendgroup": "edge_in", "line": {"color": "rgb(140,0,114)", "dash": "dot", "width": 6}, "mode": "lines", "name": "edge in", "showlegend": false, "type": "scatter3d", "x": [3.5, 4.5], "y": [2.5, 1.5], "z": [0.5, 0.5]}, {"legendgroup": "edge_in", "line": {"color": "rgb(40,0,214)", "dash": "dot", "width": 6}, "mode": "lines", "name": "edge in", "showlegend": false, "type": "scatter3d", "x": [3.5, 4.5], "y": [2.5, 1.5], "z": [1.5, 0.5]}, {"legendgroup": "edge_in", "line": {"color": "rgb(163,0,91)", "dash": "dot", "width": 6}, "mode": "lines", "name": "edge in", "showlegend": false, "type": "scatter3d", "x": [3.5, 4.5], "y": [2.5, 1.5], "z": [1.5, 0.5]}, {"legendgroup": "edge_in", "line": {"color": "rgb(0,0,255)", "dash": "dot", "width": 6}, "mode": "lines", "name": "edge in", "showlegend": false, "type": "scatter3d", "x": [4.5, 4.5], "y": [1.5, 1.5], "z": [1.5, 0.5]}, {"legendgroup": "edge_in", "line": {"color": "rgb(108,0,146)", "dash": "dot", "width": 6}, "mode": "lines", "name": "edge in", "showlegend": false, "type": "scatter3d", "x": [4.5, 4.5], "y": [1.5, 1.5], "z": [1.5, 0.5]}, {"legendgroup": "edge_in", "line": {"color": "rgb(30,0,224)", "dash": "dot", "width": 6}, "mode": "lines", "name": "edge in", "showlegend": false, "type": "scatter3d", "x": [4.5, 4.5], "y": [2.5, 1.5], "z": [0.5, 0.5]}, {"legendgroup": "edge_in", "line": {"color": "rgb(51,0,203)", "dash": "dot", "width": 6}, "mode": "lines", "name": "edge in", "showlegend": false, "type": "scatter3d", "x": [4.5, 4.5], "y": [2.5, 1.5], "z": [0.5, 0.5]}, {"legendgroup": "edge_in", "line": {"color": "rgb(6,0,248)", "dash": "dot", "width": 6}, "mode": "lines", "name": "edge in", "showlegend": false, "type": "scatter3d", "x": [4.5, 4.5], "y": [2.5, 1.5], "z": [1.5, 0.5]}, {"legendgroup": "edge_in", "line": {"color": "rgb(127,0,127)", "dash": "dot", "width": 6}, "mode": "lines", "name": "edge in", "showlegend": false, "type": "scatter3d", "x": [4.5, 4.5], "y": [2.5, 1.5], "z": [1.5, 0.5]}, {"legendgroup": "selected", "marker": {"color": "deepskyblue", "size": 9}, "mode": "markers", "name": "selected [4, 1, 0]", "showlegend": true, "type": "scatter3d", "x": [4.5], "y": [1.5], "z": [0.5]}, {"anchor": "tail", "colorscale": [[0, "#440154"], [0.1111, "#482878"], [0.2222, "#3e4989"], [0.3333, "#31688e"], [0.4444, "#26828e"], [0.5556, "#1f9e89"], [0.6667, "#35b779"], [0.7778, "#6ece58"], [0.8889, "#b5de2b"], [1, "#fde725"]], "legendgroup": "wind", "name": "wind vectors", "showlegend": true, "showscale": false, "sizemode": "absolute", "sizeref": 2, "type": "cone", "u": [0.4182, 0.4213, 0.3657, 0.3696, 0.3012, 0.2294, 0.2422, 0.2046], "v": [0.2003, 0.01288, 0.2311, 0.1046, 0.08842, -0.01128, 0.09843, 0.03535], "w": [5.092, 4.81, 5.67, 5.606, 5.302, 5.272, 5.787, 5.797], "x": [3.5, 3.5, 3.5, 3.5, 4.5, 4.5, 4.5, 4.5], "y": [1.5, 1.5, 2.5, 2.5, 1.5, 1.5, 2.5, 2.5], "z": [0.5, 1.5, 0.5, 1.5, 0.5, 1.5, 0.5, 1.5]}], "layout": {"margin": {"b": 0, "l": 0, "r": 0, "t": 40}, "scene": {"aspectmode": "cube", "xaxis": {"dtick": 1, "range": [0, 5], "title": {"text": "X"}}, "yaxis": {"dtick": 1, "range": [0, 5], "title": {"text": "Y"}}, "zaxis": {"dtick": 1, "range": [0, 5], "title": {"text": "Z"}}}, "title": {"text": "Edges tại điểm [4, 1, 0]: out=14, in=14"}}}
